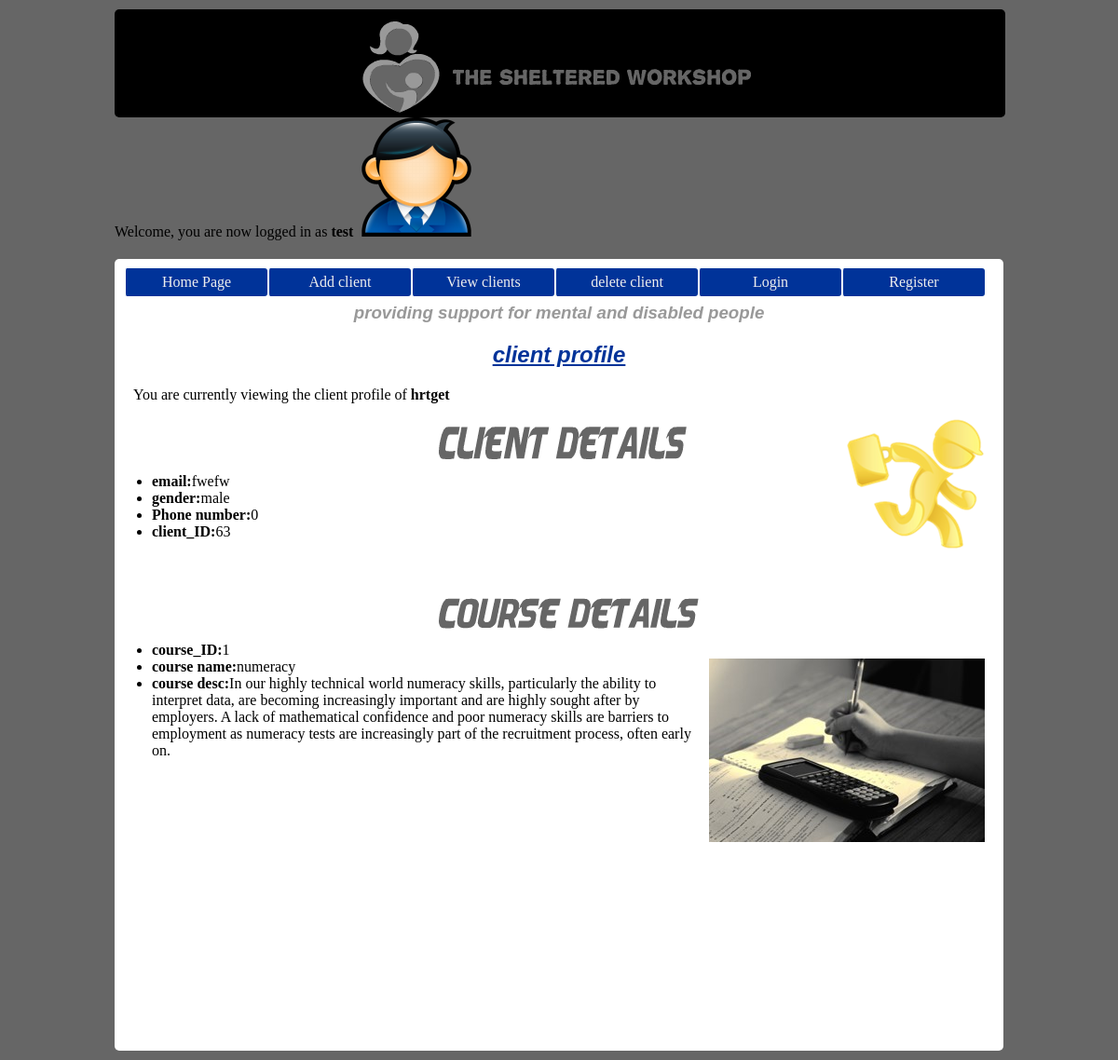
The app's page /client-test.php?client_ID=63 (signed in) with its own data.
### tables this page shows
CREATE TABLE IF NOT EXISTS `client` (
  `client_ID` int(10) unsigned NOT NULL,
  `name` varchar(60) NOT NULL,
  `course_ID` int(11) NOT NULL,
  `email` varchar(70) NOT NULL,
  `number` int(16) NOT NULL,
  `gender` varchar(10) NOT NULL
);

CREATE TABLE IF NOT EXISTS `course` (
  `course_ID` int(10) unsigned NOT NULL,
  `course_name` varchar(20) NOT NULL,
  `course_description` varchar(500) NOT NULL
);

### models/client-data-fncs.php (called while the page is built, shortened)
<?php
include("course-data-fncs.php");
function getClientById($conn,$client_ID)
{
    $query = "SELECT * FROM client WHERE client_ID=:client_ID";
    $stmt = $conn->prepare($query);
    $stmt->bindValue(':client_ID',$client_ID);
    $stmt->setFetchMode(PDO::FETCH_CLASS,'client');
    $stmt->execute();
    $client=$stmt->fetch();
	$client->course=getCourseById($conn,$client->course_ID);
    return $client;
}
?>

### models/course-data-fncs.php (called while the page is built, shortened)
<?php
function getCourseById($conn,$course_ID)
{
    $query = "SELECT * FROM course WHERE course_ID=:course_ID";
    $stmt = $conn->prepare($query);
    $stmt->bindValue(':course_ID',$course_ID);
    $stmt->execute();
    $stmt->setFetchMode(PDO::FETCH_CLASS,'course');
    $course=$stmt->fetch();
    return $course;
}
?>

### views/client-details.php (the view, shortened to what this page needs)
<!DOCTYPE html>
<html>
   <head>
       <link rel="stylesheet" type="text/css" href="css/style.css"/>
   </head>
<body>
<header>
<img id ="Logo"  src="images/logo2.png" alt="logo">
</header>
<?php
if(isset($_SESSION["username"]))
{
	echo "Welcome, you are now logged in as <b>".$_SESSION['username']."</b> <img id='clientView' src='images/loginIcon.png' alt='client'>";
}
else
{
	echo "You are currently not logged in";
};
?>
<div id ="TopArea">
 <nav>
            <ul>
		 <li><a href="index.php">Home Page</a></li>
         <li><a href="add-new-client.php">Add client</a></li>
         <li><a href="all-clients.php">View clients</a></li>
         <li><a href="all-clients-delete.php">delete client</a></li>
           <li><a href="new-login-user.php">Login</a></li>
		 <li><a href="new-register-user.php">Register</a></li>
            </ul>
         </nav>
		 <br />
<h3> providing support for mental and disabled people </h3>
<h2><u> client profile </u></h2>
<?php
	echo "<p>You are currently viewing the client profile of <b>".$client->name."</b></p>";
echo "<ul>";
echo "<img class='detailHead' src='images/clientLogo.png' alt='clientLogo'>";
echo "<img class='detailCourse' src='images/worker.png' alt='worker'>";
echo "<li><b>email:</b>".$client->email."</li>";
echo "<li><b>gender:</b>".$client->gender."</li>";
echo "<li><b>Phone number:</b>".$client->number."</li>";
echo "<li><b>client_ID:</b>".$client->client_ID."</li>";
echo "<br />";
echo "<br />";
echo "<br />";
echo "<img class='detailHead' src='images/courseLogo.png' alt='courseLogo'>";
echo "<li><b>course_ID:</b>".$client->course_ID."</li>";
echo "<img class='detailCourse' src='images/study.jpg' alt='study'>";
echo "<li><b>course name:</b>".$client->course->course_name."</li>";
echo "<li><b>course desc:</b>".$client->course->course_description."</li>";
?>
</div>
</body>
</html>

### css/style.css (style rules this page uses)
html { width:960px; margin-left:auto; margin-right:auto; }
body { margin:3px; padding:0; font-family:Verdana,Cursive,Times new roman,Times,Serif; background:#666666; }
nav ul { list-style:none; margin:10px; padding:0; width:1000px; }
nav ul li { display:inline; }
nav ul li a { text-decoration:none; padding:6px 0; width:152px; background:#003399; color:#eee; float:left; text-align:center; border-left:2px solid #fff; border-radius:3px; }
header { z-index:1; position:relative; width:98.5%; height:100px; padding:8px; background-color:black; margin-top:10px; border-radius:5px; text-align:center; }
h1,h2,h3 { font-family:Helvetica,Geneva,Arial,Sunsans-Regular,sans-serif; text-align:center; color:#003399; font-style: italic; }
#Logo { position:relative; -webkit-animation-name:myfirst1; -webkit-animation-duration:1.5s; -webkit-animation-timing-function:linear; -webkit-animation-delay:0.2s; -webkit-animation-direction:alternate; -webkit-animation-play-state:running; -webkit-animation-iteration-count:1; animation-name:myfirst1; animation-duration:1.5s; animation-timing-function:linear; animation-delay:0.3s; animation-direction:alternate; animation-play-state:running; animation-iteration-count:1; }
div { border-radius:5px; }
#TopArea { position:relative; float:left; margin-top:20px; width:100%; height:850px; background:white; margin-bottom:10px; text-align:left; }
#TopArea h3 { color:#999999; }
#TopArea p { margin-left:20px; }
.detailHead { margin-left:300px; -webkit-transform:scale(1,1); -webkit-transition-duration:700ms; -webkit-transition-timing-function:ease-out; }
.detailCourse { float:right; margin-right:20px; -webkit-transform:scale(1,1); -webkit-transition-duration:500ms; -webkit-transition-timing-function:ease-out; }

### records on screen
client: name "hrtget", email "fwefw", gender "male", number "0", client_ID "63", course_ID "1"
course: course_name "numeracy", course_description "In our highly technical world numeracy skills, particularly the ability to interpret data, are becoming increasingly important and are highly sought after by employers. A lack of mathematical confidence and poor numeracy skills are barriers to employment as numeracy tests are increasingly part of the recruitment process, often early on."

### other values on screen
$_SESSION['username'] "test"
